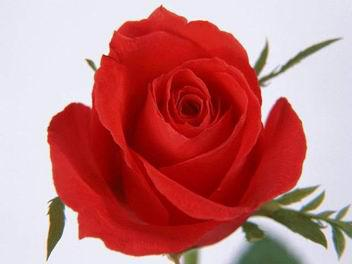
#> input picture images/flower123.jpg, 352 x 264 px
$ python ex5.py
#> lines starting #> are read from the running program, lines starting #| are printed output that depends on the picture
import cv2
import numpy as np
img = cv2.imread('../images/flower123.jpg',0)
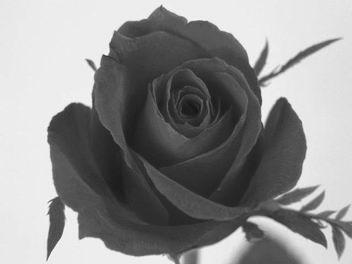
#> img: shape (264, 352); min 19, max 255, mean 143.8
source = cv2.imread('../images/flower123.jpg',0)
# cv2.imshow('source', img)
print(img.shape)
#| (264, 352)
size = 32
for row in range(0, img.shape[0] - size):
	for col in range(0, img.shape[1] - size):
			temp_img = img[row : row + size,col : col + size]
			equ = cv2.equalizeHist(temp_img)
			img[row + int(size / 2)][col + int(size / 2)] = equ[int(size / 2)][int(size / 2)]
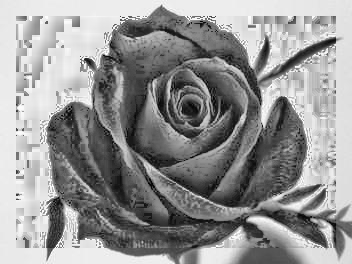
#> img: shape (264, 352); min 0, max 255, mean 148.9
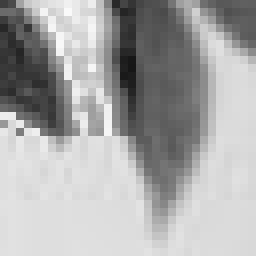
#> temp_img: shape (32, 32) (shown 8 times larger); min 22, max 249, mean 168.7
res = np.hstack((source, img))
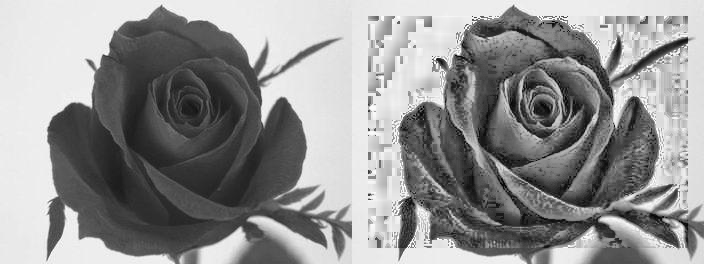
#> res: shape (264, 704); min 0, max 255, mean 146.4
cv2.imshow('dst', res)
cv2.waitKey(0)
cv2.destroyAllWindows()

$ run again, with images/child.jpg copied over images/flower123.jpg
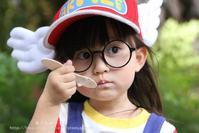
#> input picture images/child.jpg, 199 x 133 px
#| (133, 199)
#> after the loop `for row in range(0, img.shape[0] - size):`:
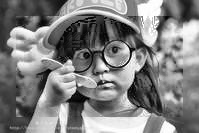
#> img: shape (133, 199); min 0, max 255, mean 128.3
#> `res = np.hstack((source, img))`:
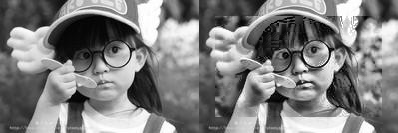
#> res: shape (133, 398); min 0, max 255, mean 128.4
